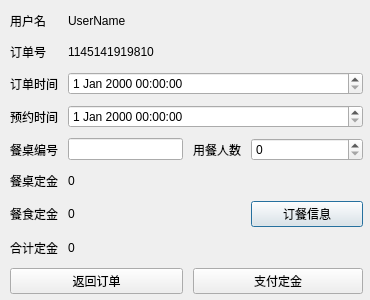
<?xml version="1.0" encoding="UTF-8"?>
<ui version="4.0">
 <class>PayDepositDialog</class>
 <widget class="QDialog" name="PayDepositDialog">
  <property name="geometry">
   <rect>
    <x>0</x>
    <y>0</y>
    <width>370</width>
    <height>300</height>
   </rect>
  </property>
  <property name="windowTitle">
   <string>确认订单</string>
  </property>
  <widget class="QWidget" name="layoutWidget">
   <property name="geometry">
    <rect>
     <x>10</x>
     <y>10</y>
     <width>353</width>
     <height>284</height>
    </rect>
   </property>
   <layout class="QGridLayout" name="gridLayout">
    <property name="leftMargin">
     <number>0</number>
    </property>
    <property name="spacing">
     <number>10</number>
    </property>
    <item row="0" column="1" colspan="6">
     <widget class="QLabel" name="usernameLabel">
      <property name="text">
       <string>UserName</string>
      </property>
     </widget>
    </item>
    <item row="1" column="0">
     <widget class="QLabel" name="lbOrderID">
      <property name="text">
       <string>订单号</string>
      </property>
     </widget>
    </item>
    <item row="4" column="4" colspan="3">
     <widget class="QSpinBox" name="personNumberSpinBox"/>
    </item>
    <item row="6" column="4" colspan="3">
     <widget class="QPushButton" name="btnMeal">
      <property name="text">
       <string>订餐信息</string>
      </property>
     </widget>
    </item>
    <item row="6" column="1" colspan="3">
     <widget class="QLabel" name="cntPriceLabel">
      <property name="text">
       <string>0</string>
      </property>
     </widget>
    </item>
    <item row="2" column="1" colspan="6">
     <widget class="QDateTimeEdit" name="orderTimeEdit"/>
    </item>
    <item row="1" column="1" colspan="6">
     <widget class="QLabel" name="orderIDLabel">
      <property name="text">
       <string>1145141919810</string>
      </property>
     </widget>
    </item>
    <item row="3" column="1" colspan="6">
     <widget class="QDateTimeEdit" name="reserveTimeEdit"/>
    </item>
    <item row="4" column="0">
     <widget class="QLabel" name="lbTableType">
      <property name="text">
       <string>餐桌编号</string>
      </property>
     </widget>
    </item>
    <item row="8" column="3" colspan="4">
     <widget class="QPushButton" name="btnPayDeposit">
      <property name="text">
       <string>支付定金</string>
      </property>
     </widget>
    </item>
    <item row="0" column="0">
     <widget class="QLabel" name="lbUserName">
      <property name="text">
       <string>用户名</string>
      </property>
     </widget>
    </item>
    <item row="7" column="1" colspan="6">
     <widget class="QLabel" name="depositLabel">
      <property name="text">
       <string>0</string>
      </property>
     </widget>
    </item>
    <item row="8" column="0" colspan="3">
     <widget class="QPushButton" name="btnCancel">
      <property name="text">
       <string>返回订单</string>
      </property>
     </widget>
    </item>
    <item row="5" column="1" colspan="6">
     <widget class="QLabel" name="tableDepositLabel">
      <property name="text">
       <string>0</string>
      </property>
     </widget>
    </item>
    <item row="3" column="0">
     <widget class="QLabel" name="lbReserveTime">
      <property name="text">
       <string>预约时间</string>
      </property>
     </widget>
    </item>
    <item row="6" column="0">
     <widget class="QLabel" name="lbMealBool">
      <property name="text">
       <string>餐食定金</string>
      </property>
     </widget>
    </item>
    <item row="7" column="0">
     <widget class="QLabel" name="lbMealState">
      <property name="text">
       <string>合计定金</string>
      </property>
     </widget>
    </item>
    <item row="5" column="0">
     <widget class="QLabel" name="lbTableState_2">
      <property name="text">
       <string>餐桌定金</string>
      </property>
     </widget>
    </item>
    <item row="2" column="0">
     <widget class="QLabel" name="lbOrderTime">
      <property name="text">
       <string>订单时间</string>
      </property>
     </widget>
    </item>
    <item row="4" column="3">
     <widget class="QLabel" name="lbPersonNumber">
      <property name="text">
       <string>用餐人数</string>
      </property>
     </widget>
    </item>
    <item row="4" column="1" colspan="2">
     <widget class="QLineEdit" name="tableIDEdit">
      <property name="sizePolicy">
       <sizepolicy hsizetype="Minimum" vsizetype="Fixed">
        <horstretch>0</horstretch>
        <verstretch>0</verstretch>
       </sizepolicy>
      </property>
      <property name="minimumSize">
       <size>
        <width>115</width>
        <height>0</height>
       </size>
      </property>
      <property name="maximumSize">
       <size>
        <width>115</width>
        <height>16777215</height>
       </size>
      </property>
     </widget>
    </item>
   </layout>
  </widget>
 </widget>
 <resources/>
 <connections/>
</ui>
